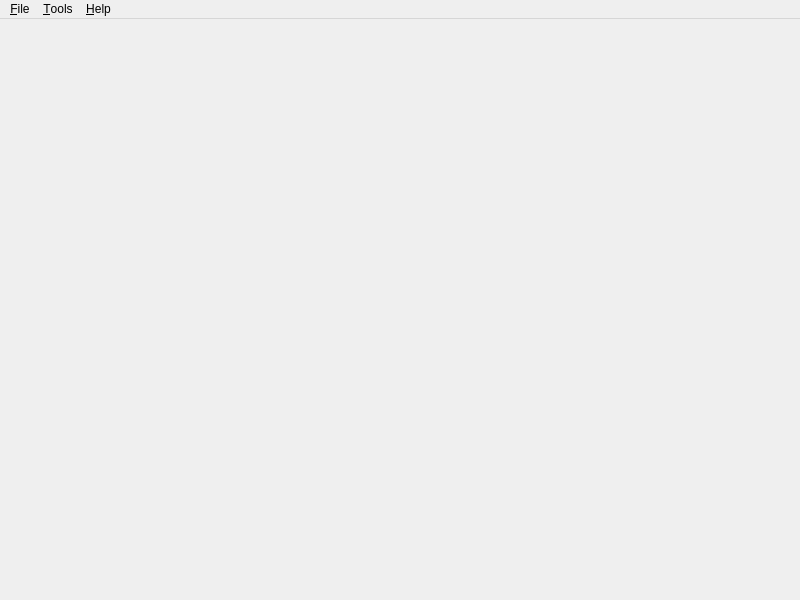
<?xml version="1.0" encoding="UTF-8"?>
<ui version="4.0">
 <class>MainWindow</class>
 <widget class="QMainWindow" name="MainWindow">
  <property name="geometry">
   <rect>
    <x>0</x>
    <y>0</y>
    <width>800</width>
    <height>600</height>
   </rect>
  </property>
  <property name="windowTitle">
   <string>MainWindow</string>
  </property>
  <widget class="QWidget" name="centralwidget">
   <layout class="QVBoxLayout" name="verticalLayout">
    <item>
     <widget class="khopper::widget::Player" name="player" native="true"/>
    </item>
   </layout>
  </widget>
  <widget class="QMenuBar" name="menubar">
   <property name="geometry">
    <rect>
     <x>0</x>
     <y>0</y>
     <width>800</width>
     <height>21</height>
    </rect>
   </property>
   <widget class="QMenu" name="menu_Tools">
    <property name="title">
     <string>&amp;Tools</string>
    </property>
    <addaction name="actionPlugins_Manager"/>
    <addaction name="action_Preference"/>
   </widget>
   <widget class="QMenu" name="menu_Help">
    <property name="title">
     <string>&amp;Help</string>
    </property>
    <addaction name="actionAbout_Khopper"/>
    <addaction name="actionAbout_Qt"/>
   </widget>
   <widget class="QMenu" name="menu_File">
    <property name="title">
     <string>&amp;File</string>
    </property>
    <addaction name="action_Open"/>
    <addaction name="action_Load_By_Url"/>
   </widget>
   <addaction name="menu_File"/>
   <addaction name="menu_Tools"/>
   <addaction name="menu_Help"/>
  </widget>
  <action name="action_Open">
   <property name="text">
    <string>&amp;Open</string>
   </property>
   <property name="shortcut">
    <string notr="true">Ctrl+O</string>
   </property>
  </action>
  <action name="action_Preference">
   <property name="text">
    <string>&amp;Preference</string>
   </property>
  </action>
  <action name="actionAbout_Khopper">
   <property name="text">
    <string>&amp;About Khopper ...</string>
   </property>
  </action>
  <action name="actionAbout_Qt">
   <property name="text">
    <string>About &amp;Qt ...</string>
   </property>
  </action>
  <action name="actionPlugins_Manager">
   <property name="text">
    <string>Plugins &amp;Manager</string>
   </property>
  </action>
  <action name="action_Load_By_Url">
   <property name="text">
    <string>&amp;Direct Convert By Url</string>
   </property>
   <property name="shortcut">
    <string>Ctrl+D</string>
   </property>
  </action>
 </widget>
 <customwidgets>
  <customwidget>
   <class>khopper::widget::Player</class>
   <extends>QWidget</extends>
   <header>player.hpp</header>
   <container>1</container>
  </customwidget>
 </customwidgets>
 <resources/>
 <connections/>
</ui>
